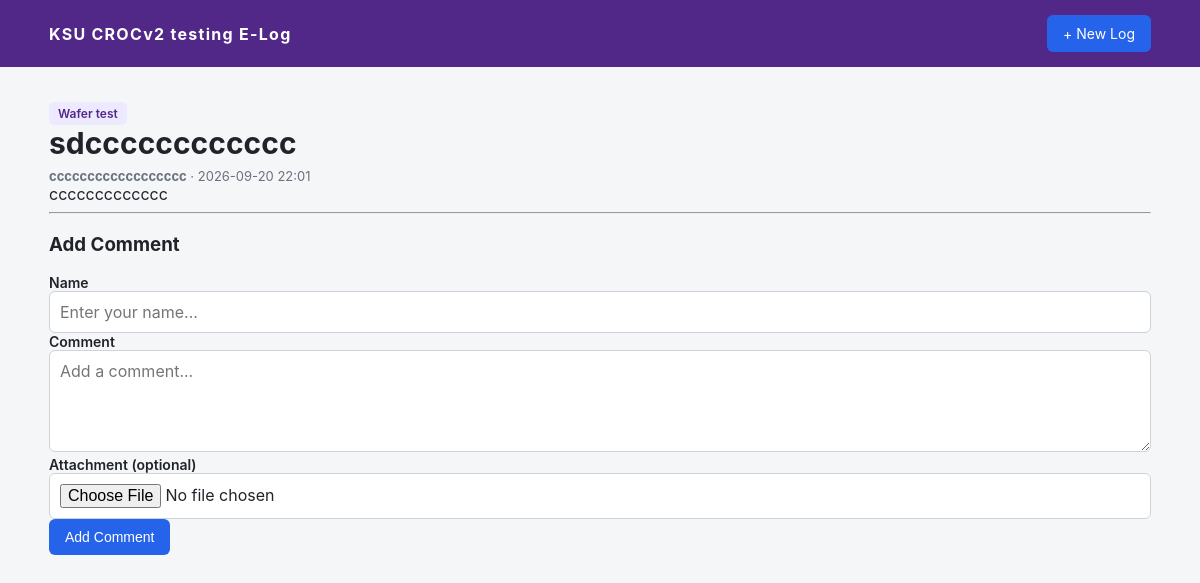
/log/2, run on an earlier commit of the app's database.
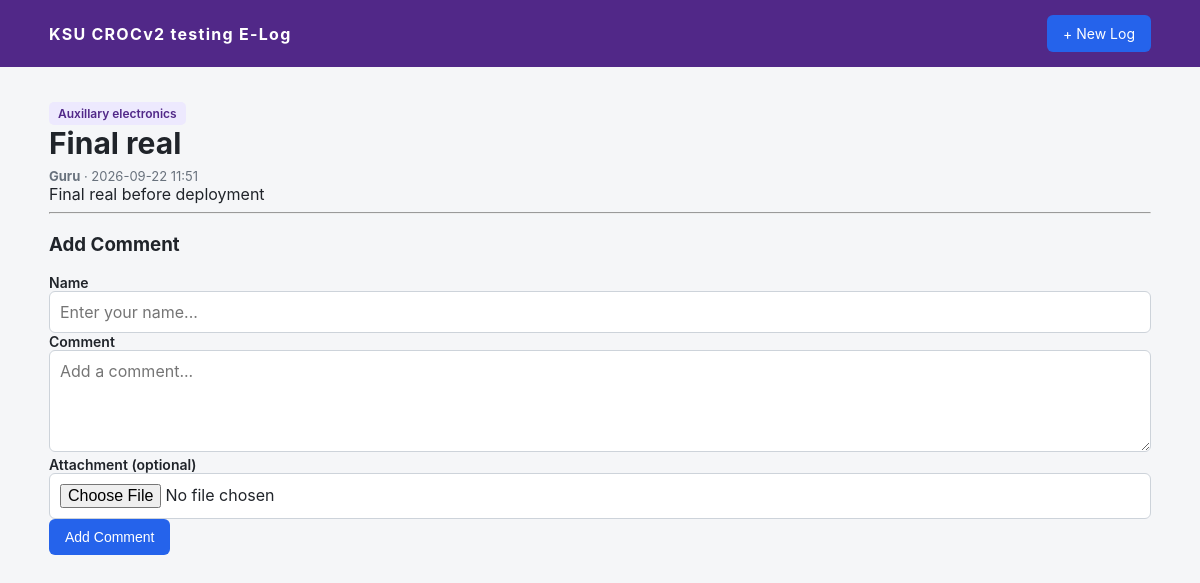
And on a later commit of the database.
### app.py (models this page shows)
class LogEntry(db.Model):
	id = db.Column(db.Integer, primary_key=True)
	title = db.Column(db.String(250), nullable=False)
	log_type = db.Column(db.String(50), nullable=False, default="Work")
	subsystem = db.Column(db.String(100), nullable=True)
	result = db.Column(db.Text, nullable=True)
	created_at = db.Column(db.DateTime, nullable=False, default=datetime.now)
	updated_at = db.Column(
		db.DateTime, nullable=False, default=datetime.now, onupdate=datetime.now
	)
	author_id = db.Column(db.Integer, db.ForeignKey("author.id"), nullable=False)

class Author(db.Model):
	id = db.Column(db.Integer, primary_key=True)
	name = db.Column(db.String(120), nullable=False, unique=True)
	email = db.Column(db.String(200), nullable=True)
	logs = db.relationship("LogEntry", backref="author", lazy=True)

### app.py (the view)
@app.route("/log/<int:log_id>")
def view_log(log_id):
    log = db.get_or_404(LogEntry, log_id)
    authors = Author.query.order_by(Author.name).all()
    return render_template(
        "view_log.html",
        log=log,
        authors=authors
    )

### templates/view_log.html (shortened to what this page needs)
{% extends "base.html" %}
{% block content %}
<div class="log-header">
    <div>
        <div class="log-card-top">
            <span class="type">{{ log.log_type }}</span>
        </div>
        <h1>{{ log.title }}</h1>
        <div class="metadata">
            <strong>{{ log.author.name }}</strong>
            · {{ log.created_at.strftime("%Y-%m-%d %H:%M") }}
        </div>
    </div>
</div>
<section class="log-section">
    <div class="log-text">{{ log.result or "—" }}</div>
</section>
<hr>
<h3>Add Comment</h3>
<form method="POST"
      action="{{ url_for('add_comment', log_id=log.id) }}"
      enctype="multipart/form-data">
    <div>
        <label for="author_name">Name</label>
        <input
            type="text"
            name="author_name"
            id="author_name"
            required
            placeholder="Enter your name..."
        >
    </div>
    <div>
        <label for="text">Comment</label>
        <textarea
            name="text"
            id="text"
            rows="4"
            required
            placeholder="Add a comment..."
        ></textarea>
    </div>
    <div>
        <label for="file">Attachment (optional)</label>
        <input
            type="file"
            name="file"
            id="file"
        >
    </div>
    <button type="submit">Add Comment</button>
</form>
{% endblock %}

What changed in the data, as far as the page shows it:
changed LogEntry: log_type "Wafer test" → "Auxillary electronics"; title "sdcccccccccccc" → "Final real"; created_at "2026-09-20 22:01" → "2026-09-22 11:51"; result "ccccccccccccc" → "Final real before deployment"
changed Author: author.name "cccccccccccccccccc" → "Guru"
